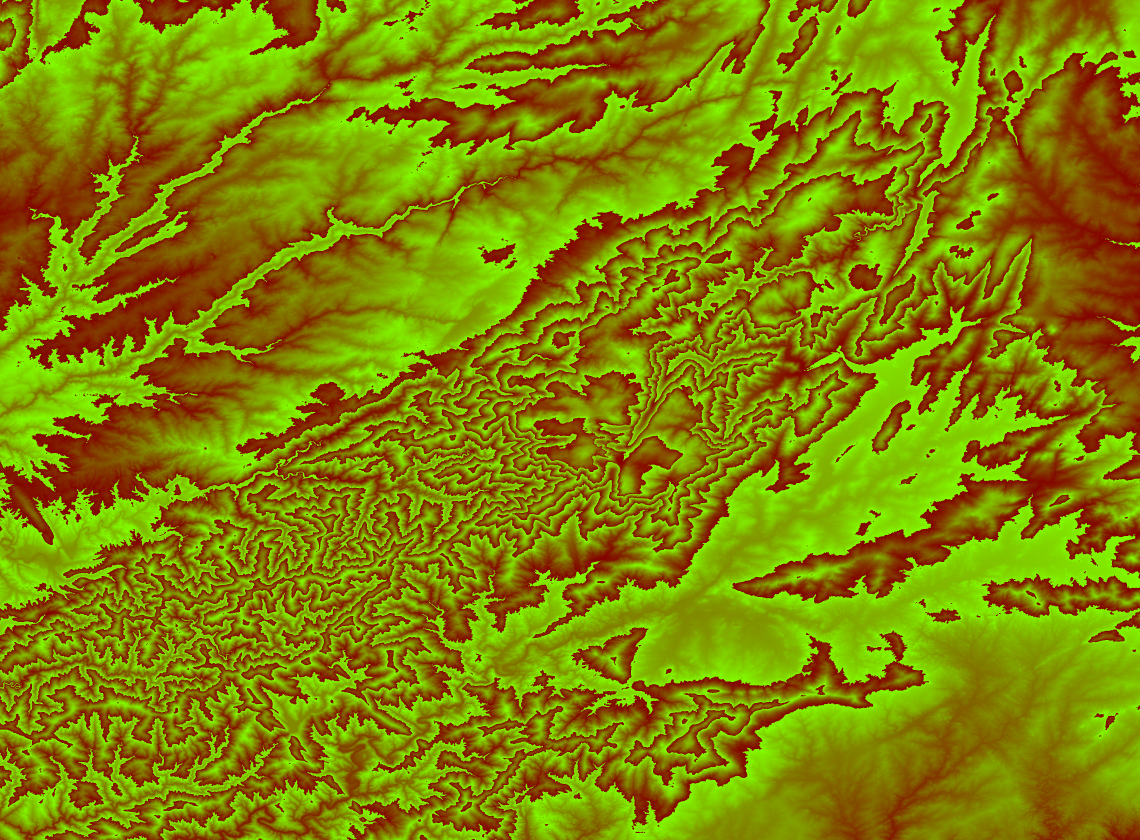
#> input picture dados/dem.webp, 3420 x 2520 px (shown at 1/3 size)
$ python relevo_fundo.py
#> lines starting #> are read from the running program, lines starting #| are printed output that depends on the picture; after the words box and inside, x2 and y2 are one past the last pixel; in counts of white or black regions, pixels touching at a corner belong together
# -*- coding: utf-8 -*-
"""Desenha dados/relevo.jpg -- o fundo do mapa principal, a partir do DEM.

Substitui a fotografia de satelite. O satelite custava 700 MB em disco, era
recomposto azulejo a azulejo em JavaScript na vista 3D e enchia a memoria do
telemovel com imagens descomprimidas. Isto e um so ficheiro, feito uma vez.

Nao e um mapa de cores bonito por bonito: e sombreado de encosta (a mesma luz
de noroeste do resto da aplicacao) sobre uma rampa de altitude discreta. Tem de
ficar CALADO -- os percursos sao linhas brancas por cima, e um fundo aos berros
apagava-os. Foi por isso que se escolheu pouco contraste e pouca saturacao.

    python3 fonte/scripts-dados/relevo_fundo.py
"""
import os, sys, math
import numpy as np
from PIL import Image

RAIZ = os.path.dirname(os.path.dirname(os.path.dirname(os.path.abspath(__file__))))
os.chdir(RAIZ)

DEM = 'dados/dem.webp'
SAIDA = 'dados/relevo.jpg'
# a mesma caixa que a aplicacao usa para o DEM
S, W, N, E = 40.00, -8.10, 40.70, -7.15

if not os.path.exists(DEM):
    sys.exit('ERRO: nao encontrei ' + DEM)

im = Image.open(DEM).convert('RGB')
#> im is the input picture: PIL image 3420x2520 RGB; mean R, G, B 129.8, 132.7, 0
a = np.asarray(im).astype(np.float32)
# terrain-RGB, como a aplicacao descodifica: R*256 + G - 32768
z = a[:, :, 0] * 256.0 + a[:, :, 1] - 32768.0
h, w = z.shape
#> h = 2520; w = 3420
print('DEM', w, 'x', h, ' cotas de', round(float(z.min())), 'a', round(float(z.max())), 'm')
#| DEM 3420 x 2520  cotas de 118 a 1993 m

# tamanho do pixel em metros (aproximado, chega para o sombreado)
mlat = (N - S) * 111320.0 / h
#> mlat = 30.92
mlon = (E - W) * 111320.0 * math.cos(math.radians((N + S) / 2)) / w
#> mlon = 23.57

gy, gx = np.gradient(z, mlat, mlon)
gy = -gy                      # a linha 0 e o norte: y cresce para sul

EXAG = 2.2                    # so para o sombreado; nao mexe em cotas
declive = np.arctan(EXAG * np.hypot(gx, gy))
aspecto = np.arctan2(gy, -gx)

AZ = math.radians(315.0)      # noroeste, como o hillshade do mapa topografico
ALT = math.radians(45.0)
luz = (np.sin(ALT) * np.cos(declive)
       + np.cos(ALT) * np.sin(declive) * np.cos(AZ - math.radians(90.0) - aspecto))
luz = np.clip(luz, 0.0, 1.0)
luz = 0.55 + 0.45 * luz       # nunca preto: o fundo tem de ficar calado

# rampa de altitude, discreta, na paleta de papel da aplicacao
paradas = [
    (200,  (222, 226, 205)),
    (600,  (214, 216, 191)),
    (900,  (214, 208, 184)),
    (1200, (211, 203, 184)),
    (1500, (214, 210, 202)),
    (2000, (226, 224, 220)),
]
zc = np.clip(z, paradas[0][0], paradas[-1][0])
cor = np.zeros((h, w, 3), np.float32)
for i in range(len(paradas) - 1):
    z0, c0 = paradas[i]; z1, c1 = paradas[i + 1]
    m = (zc >= z0) & (zc <= z1)
    t = (zc - z0) / float(z1 - z0)
    for k in range(3):
        cor[:, :, k] = np.where(m, c0[k] + (c1[k] - c0[k]) * t, cor[:, :, k])
#> this loop made 5 passes
#> pass 1, `m = (zc >= z0) & (zc <= z1)`:
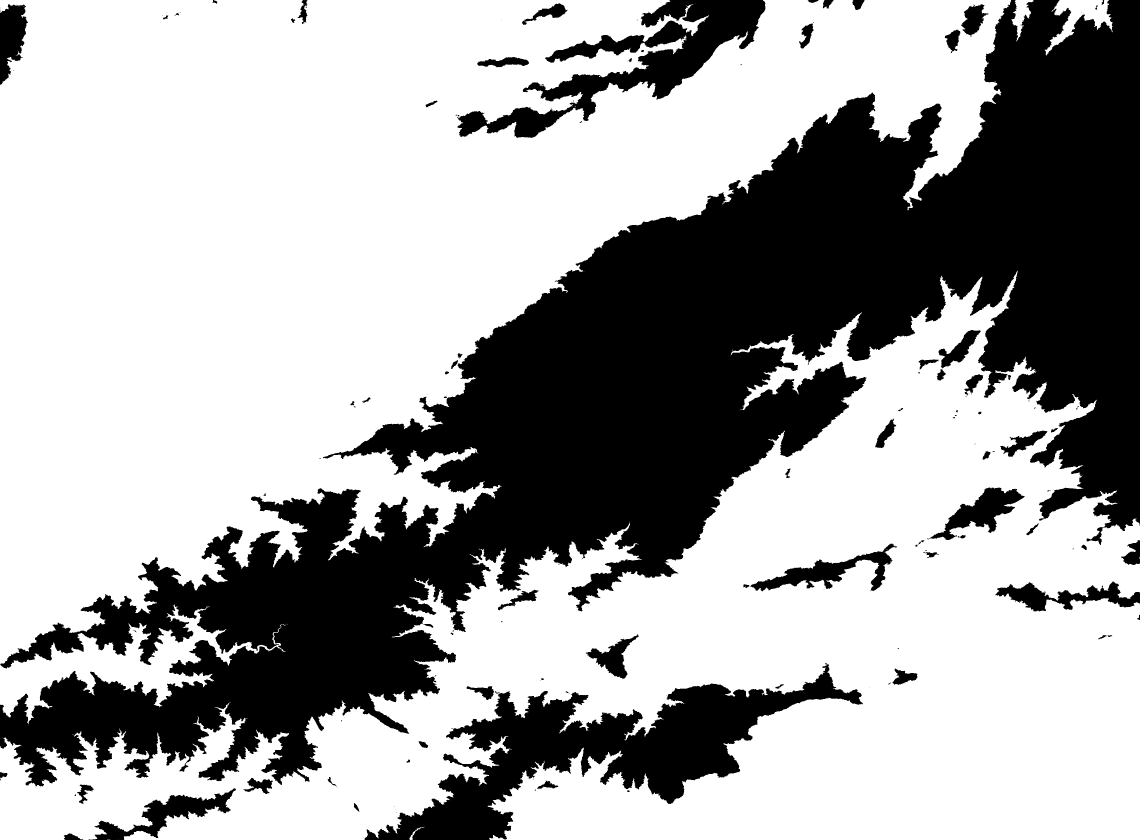
#> m: shape (2520, 3420) bool (shown at 1/3 size); 65.3% white; 174 black regions (98 under 20 px), largest, box (x1, y1, x2, y2) and area: (0, 0, 3420, 2359) 2512163, (1094, 1989, 2589, 2520) 239797, (1371, 0, 2296, 414) 104201
#> after the loop:
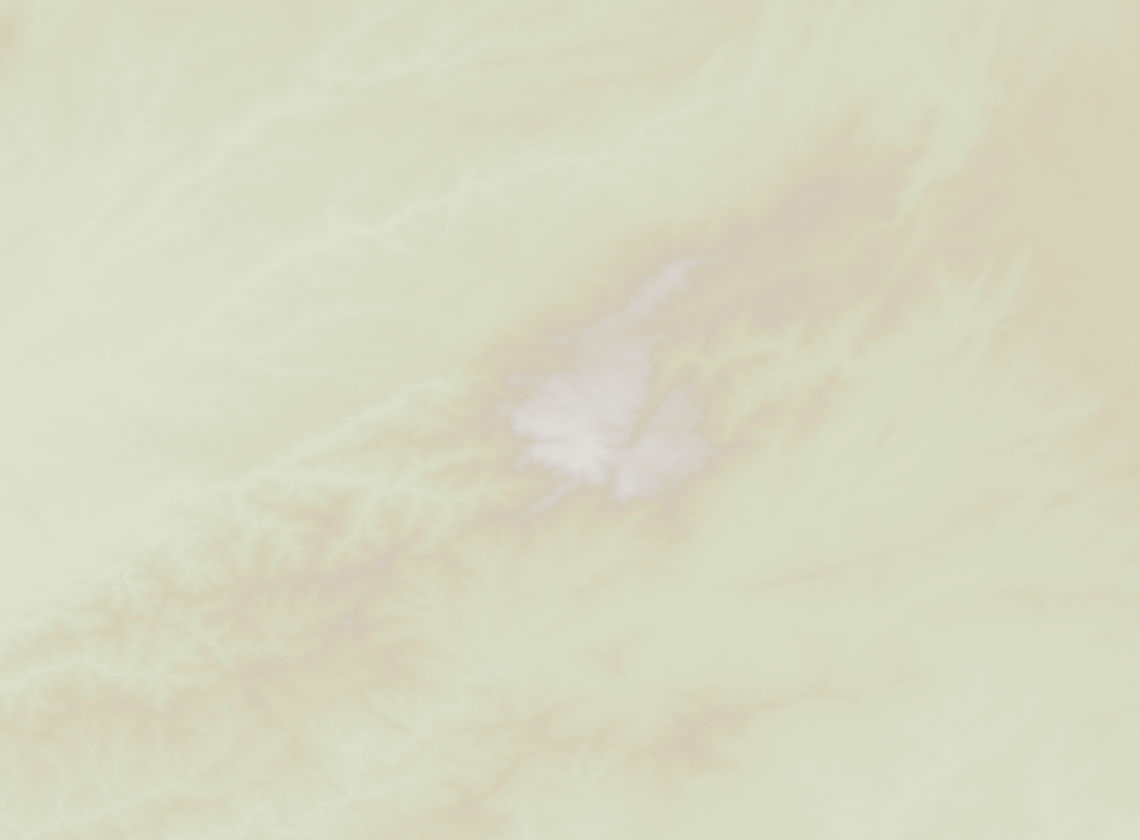
#> cor: shape (2520, 3420, 3) float32 (shown at 1/3 size); mean of channels 0, 1, 2 225.2, 228.3, 198.8; drawn as R, G, B
#> after the loop:
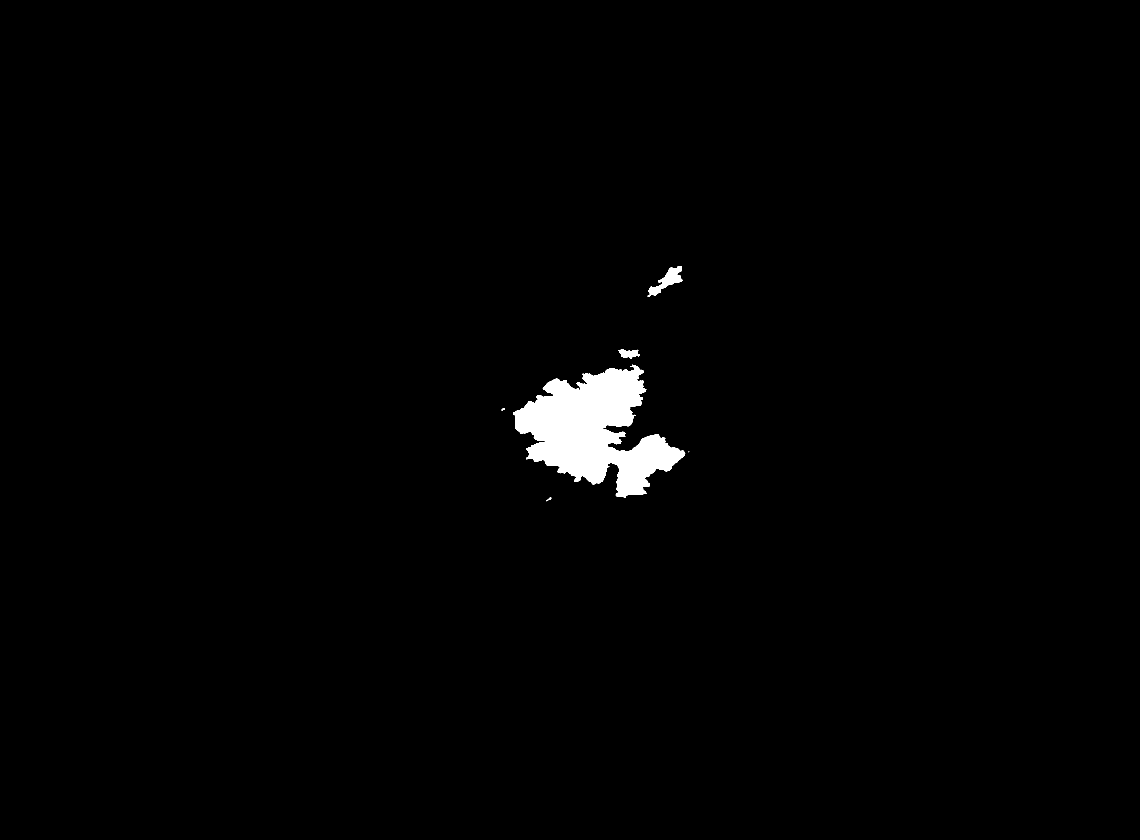
#> m: shape (2520, 3420) bool (shown at 1/3 size); 1.3% white; 6 white regions (1 under 20 px), largest, box (x1, y1, x2, y2) and area: (1540, 1094, 2056, 1494) 104651, (1943, 798, 2047, 891) 3344, (1854, 1047, 1920, 1076) 1081, (1640, 1492, 1654, 1504) 58, (1504, 1224, 1514, 1232) 43

out = np.clip(cor * luz[:, :, None], 0, 255).astype(np.uint8)
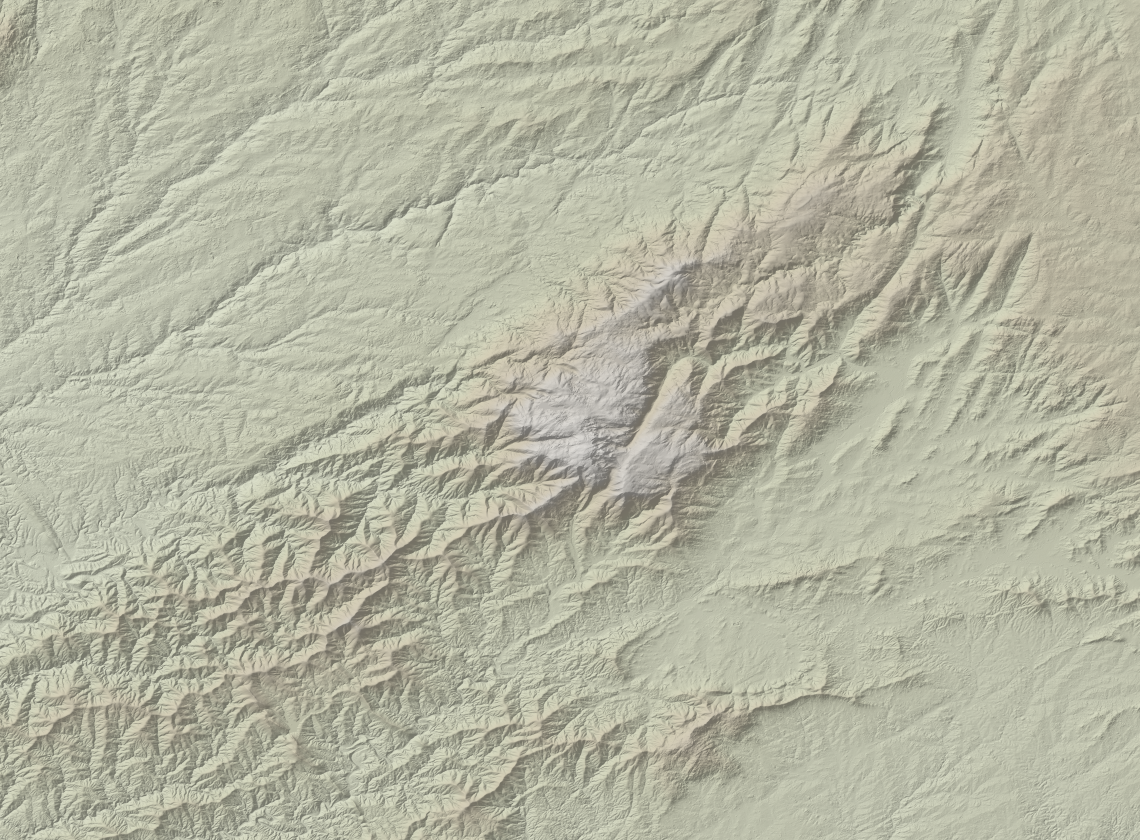
#> out: shape (2520, 3420, 3) (shown at 1/3 size); mean of channels 0, 1, 2 180.3, 181, 161.7; drawn as R, G, B
Image.fromarray(out).save(SAIDA, quality=86, optimize=True, progressive=True)
print(SAIDA, round(os.path.getsize(SAIDA) / 1e6, 2), 'MB')

$ run again, with dados/fundo.jpg saved as dados/dem.webp
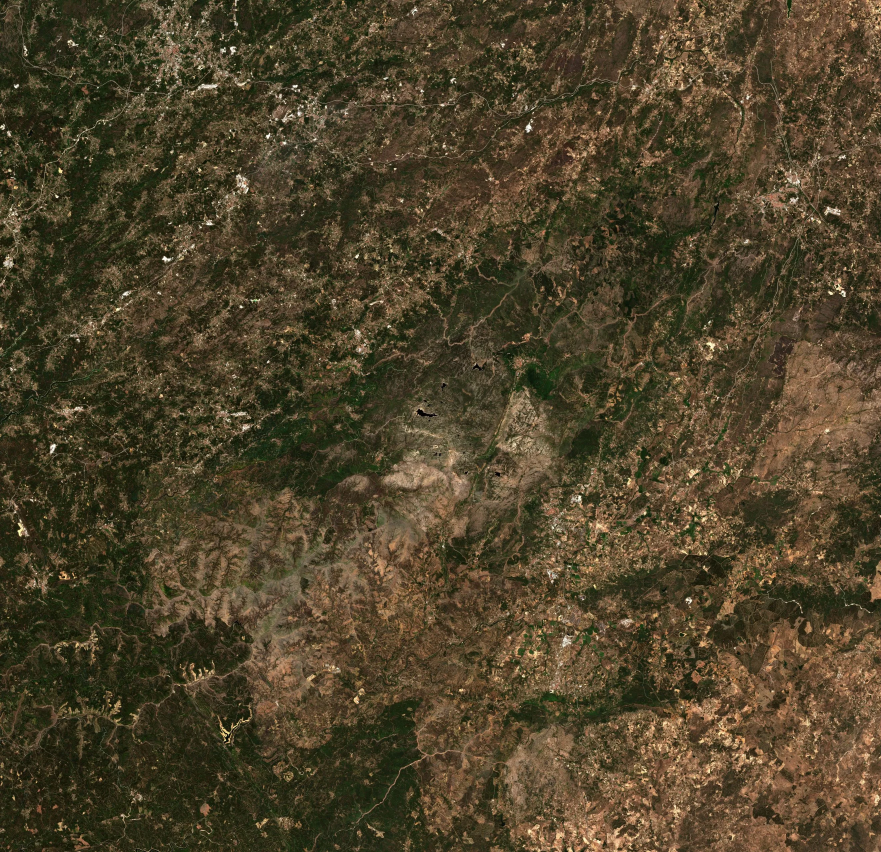
#> input picture dados/fundo.jpg, 2643 x 2556 px (shown at 1/3 size)
#> im is the input picture: PIL image 2643x2556 RGB; mean R, G, B 78.5, 67.1, 42.7
#| DEM 2643 x 2556  cotas de -32768 a 32767 m
#> the loop `for i in range(len(paradas) - 1):` made 5 passes
#> pass 1, `m = (zc >= z0) & (zc <= z1)`:
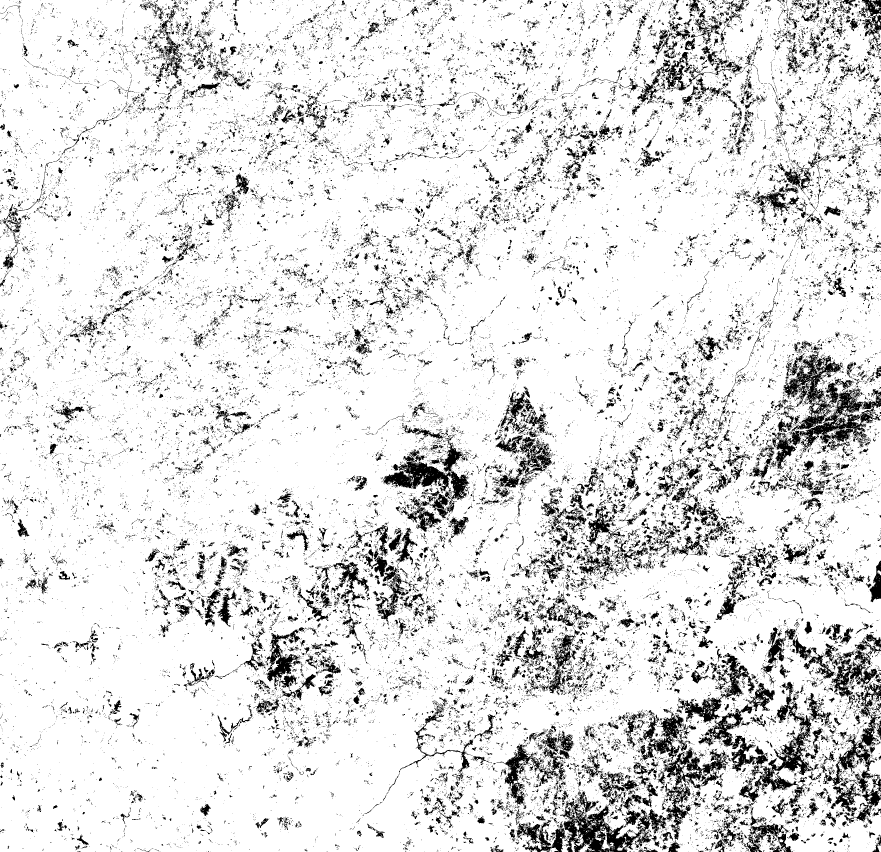
#> m: shape (2556, 2643) bool (shown at 1/3 size); 88% white; 46042 black regions (41692 under 20 px), largest, box (x1, y1, x2, y2) and area: (1681, 2243, 2185, 2556) 32047, (2316, 1163, 2643, 1409) 18196, (2216, 2045, 2496, 2407) 16071
#> `out = np.clip(cor * luz[:, :, None], 0, 255).astype(np.uint8)`:
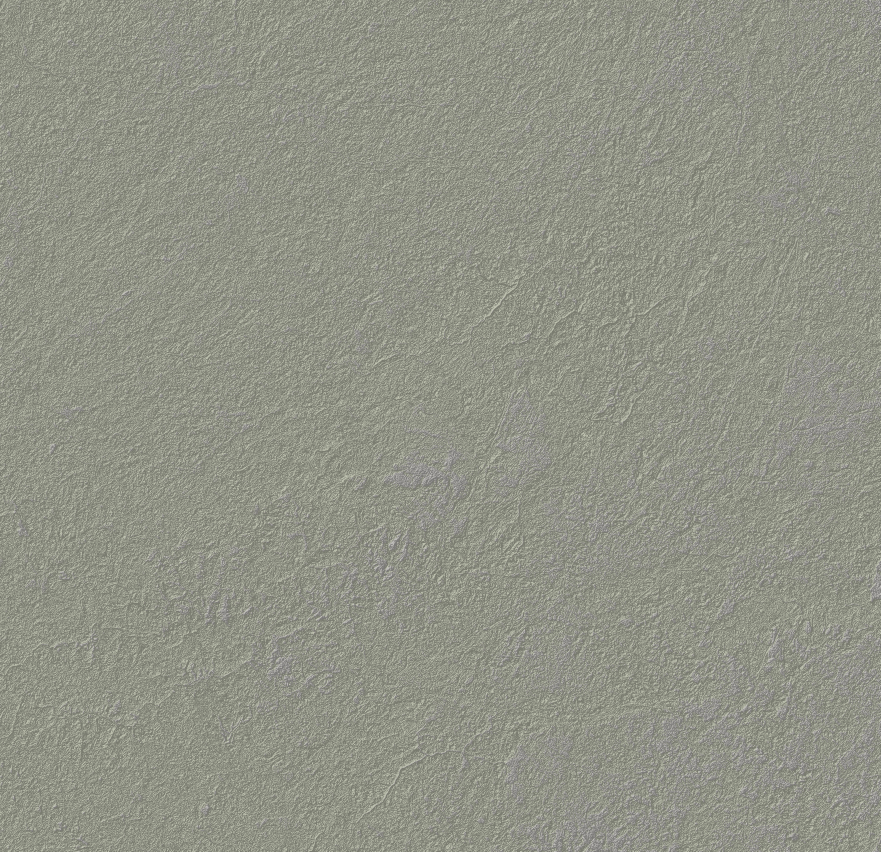
#> out: shape (2556, 2643, 3) (shown at 1/3 size); mean of channels 0, 1, 2 145.1, 147.2, 134.4; drawn as R, G, B
